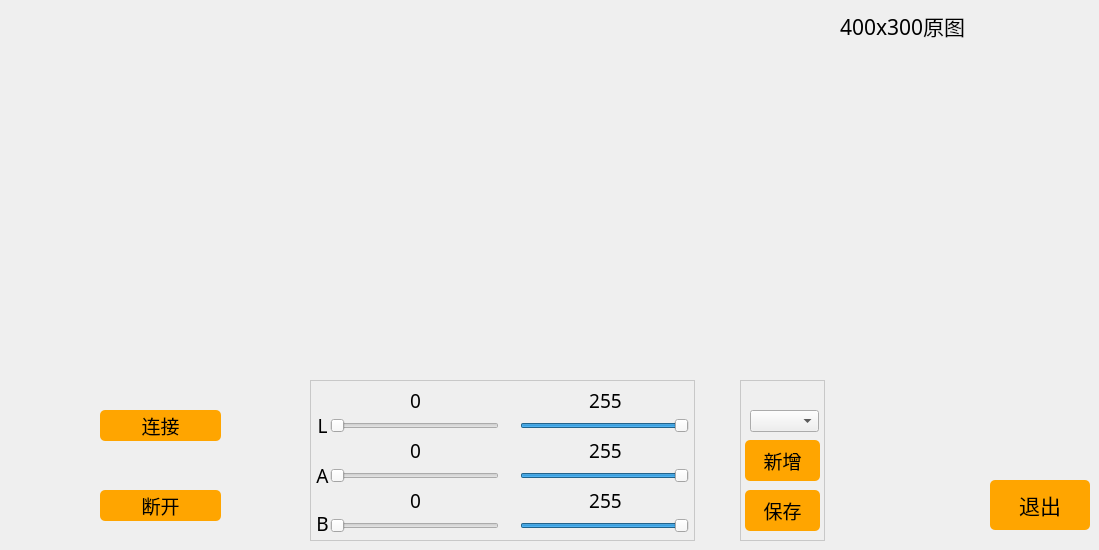
   <widget class="QWidget" name="tab">
    <attribute name="title">
     <string>摄像头工具</string>
    </attribute>
    <widget class="QLabel" name="label_8">
     <property name="geometry">
      <rect>
       <x>840</x>
       <y>10</y>
       <width>161</width>
       <height>31</height>
      </rect>
     </property>
     <property name="font">
      <font>
       <family>黑体</family>
       <pointsize>16</pointsize>
      </font>
     </property>
     <property name="text">
      <string>400x300原图</string>
     </property>
    </widget>
    <widget class="QWidget" name="widget_12" native="true">
     <property name="geometry">
      <rect>
       <x>310</x>
       <y>380</y>
       <width>385</width>
       <height>161</height>
      </rect>
     </property>
     <property name="styleSheet">
      <string notr="true">#widget_12 {border:1px solid #242424;
border-color: rgb(200, 200, 200);}</string>
     </property>
     <widget class="QLabel" name="label_25">
      <property name="geometry">
       <rect>
        <x>5</x>
        <y>30</y>
        <width>15</width>
        <height>31</height>
       </rect>
      </property>
      <property name="font">
       <font>
        <family>黑体</family>
        <pointsize>14</pointsize>
       </font>
      </property>
      <property name="text">
       <string>L</string>
      </property>
      <property name="alignment">
       <set>Qt::AlignCenter</set>
      </property>
     </widget>
     <widget class="QLabel" name="label_26">
      <property name="geometry">
       <rect>
        <x>5</x>
        <y>80</y>
        <width>15</width>
        <height>31</height>
       </rect>
      </property>
      <property name="font">
       <font>
        <family>黑体</family>
        <pointsize>14</pointsize>
       </font>
      </property>
      <property name="text">
       <string>A</string>
      </property>
      <property name="alignment">
       <set>Qt::AlignCenter</set>
      </property>
     </widget>
     <widget class="QLabel" name="label_27">
      <property name="geometry">
       <rect>
        <x>5</x>
        <y>133</y>
        <width>15</width>
        <height>21</height>
       </rect>
      </property>
      <property name="font">
       <font>
        <family>黑体</family>
        <pointsize>14</pointsize>
       </font>
      </property>
      <property name="text">
       <string>B</string>
      </property>
      <property name="alignment">
       <set>Qt::AlignCenter</set>
      </property>
     </widget>
     <widget class="QSlider" name="horizontalSlider_LMin">
      <property name="geometry">
       <rect>
        <x>20</x>
        <y>35</y>
        <width>169</width>
        <height>22</height>
       </rect>
      </property>
      <property name="maximum">
       <number>255</number>
      </property>
      <property name="pageStep">
       <number>1</number>
      </property>
      <property name="orientation">
       <enum>Qt::Horizontal</enum>
      </property>
     </widget>
     <widget class="QSlider" name="horizontalSlider_AMin">
      <property name="geometry">
       <rect>
        <x>20</x>
        <y>85</y>
        <width>169</width>
        <height>22</height>
       </rect>
      </property>
      <property name="maximum">
       <number>255</number>
      </property>
      <property name="pageStep">
       <number>1</number>
      </property>
      <property name="orientation">
       <enum>Qt::Horizontal</enum>
      </property>
     </widget>
     <widget class="QSlider" name="horizontalSlider_BMin">
      <property name="geometry">
       <rect>
        <x>20</x>
        <y>135</y>
        <width>169</width>
        <height>22</height>
       </rect>
      </property>
      <property name="maximum">
       <number>255</number>
      </property>
      <property name="pageStep">
       <number>1</number>
      </property>
      <property name="orientation">
       <enum>Qt::Horizontal</enum>
      </property>
     </widget>
     <widget class="QLabel" name="label_LMin">
      <property name="geometry">
       <rect>
        <x>80</x>
        <y>10</y>
        <width>51</width>
        <height>20</height>
       </rect>
      </property>
      <property name="font">
       <font>
        <family>黑体</family>
        <pointsize>14</pointsize>
       </font>
      </property>
      <property name="text">
       <string>0</string>
      </property>
      <property name="alignment">
       <set>Qt::AlignCenter</set>
      </property>
     </widget>
     <widget class="QLabel" name="label_AMin">
      <property name="geometry">
       <rect>
        <x>80</x>
        <y>60</y>
        <width>51</width>
        <height>21</height>
       </rect>
      </property>
      <property name="font">
       <font>
        <family>黑体</family>
        <pointsize>14</pointsize>
       </font>
      </property>
      <property name="text">
       <string>0</string>
      </property>
      <property name="alignment">
       <set>Qt::AlignCenter</set>
      </property>
     </widget>
     <widget class="QLabel" name="label_BMin">
      <property name="geometry">
       <rect>
        <x>80</x>
        <y>110</y>
        <width>51</width>
        <height>21</height>
       </rect>
      </property>
      <property name="font">
       <font>
        <family>黑体</family>
        <pointsize>14</pointsize>
       </font>
      </property>
      <property name="text">
       <string>0</string>
      </property>
      <property name="alignment">
       <set>Qt::AlignCenter</set>
      </property>
     </widget>
     <widget class="QSlider" name="horizontalSlider_LMax">
      <property name="geometry">
       <rect>
        <x>210</x>
        <y>35</y>
        <width>169</width>
        <height>22</height>
       </rect>
      </property>
      <property name="maximum">
       <number>255</number>
      </property>
      <property name="pageStep">
       <number>1</number>
      </property>
      <property name="value">
       <number>255</number>
      </property>
      <property name="orientation">
       <enum>Qt::Horizontal</enum>
      </property>
     </widget>
     <widget class="QSlider" name="horizontalSlider_AMax">
      <property name="geometry">
       <rect>
        <x>210</x>
        <y>85</y>
        <width>169</width>
        <height>22</height>
       </rect>
      </property>
      <property name="maximum">
       <number>255</number>
      </property>
      <property name="pageStep">
       <number>1</number>
      </property>
      <property name="value">
       <number>255</number>
      </property>
      <property name="orientation">
       <enum>Qt::Horizontal</enum>
      </property>
     </widget>
     <widget class="QSlider" name="horizontalSlider_BMax">
      <property name="geometry">
       <rect>
        <x>210</x>
        <y>135</y>
        <width>169</width>
        <height>22</height>
       </rect>
      </property>
      <property name="maximum">
       <number>255</number>
      </property>
      <property name="pageStep">
       <number>1</number>
      </property>
      <property name="value">
       <number>255</number>
      </property>
      <property name="orientation">
       <enum>Qt::Horizontal</enum>
      </property>
     </widget>
     <widget class="QLabel" name="label_LMax">
      <property name="geometry">
       <rect>
        <x>270</x>
        <y>10</y>
        <width>51</width>
        <height>20</height>
       </rect>
      </property>
      <property name="font">
       <font>
        <family>黑体</family>
        <pointsize>14</pointsize>
       </font>
      </property>
      <property name="text">
       <string>255</string>
      </property>
      <property name="alignment">
       <set>Qt::AlignCenter</set>
      </property>
     </widget>
     <widget class="QLabel" name="label_AMax">
      <property name="geometry">
       <rect>
        <x>270</x>
        <y>60</y>
        <width>51</width>
        <height>20</height>
       </rect>
      </property>
      <property name="font">
       <font>
        <family>黑体</family>
        <pointsize>14</pointsize>
       </font>
      </property>
      <property name="text">
       <string>255</string>
      </property>
      <property name="alignment">
       <set>Qt::AlignCenter</set>
      </property>
     </widget>
     <widget class="QLabel" name="label_BMax">
      <property name="geometry">
       <rect>
        <x>270</x>
        <y>110</y>
        <width>51</width>
        <height>20</height>
       </rect>
      </property>
      <property name="font">
       <font>
        <family>黑体</family>
        <pointsize>14</pointsize>
       </font>
      </property>
      <property name="text">
       <string>255</string>
      </property>
      <property name="alignment">
       <set>Qt::AlignCenter</set>
      </property>
     </widget>
    </widget>
    <widget class="QWidget" name="widget_15" native="true">
     <property name="geometry">
      <rect>
       <x>740</x>
       <y>380</y>
       <width>85</width>
       <height>161</height>
      </rect>
     </property>
     <property name="styleSheet">
      <string notr="true">#widget_15 {border:1px solid #242424;
border-color: rgb(200, 200, 200);}</string>
     </property>
     <widget class="QComboBox" name="comboBox_color">
      <property name="geometry">
       <rect>
        <x>10</x>
        <y>30</y>
        <width>69</width>
        <height>22</height>
       </rect>
      </property>
     </widget>
     <widget class="QPushButton" name="pushButton_labWrite">
      <property name="geometry">
       <rect>
        <x>5</x>
        <y>110</y>
        <width>75</width>
        <height>41</height>
       </rect>
      </property>
      <property name="font">
       <font>
        <family>黑体</family>
        <pointsize>14</pointsize>
       </font>
      </property>
      <property name="styleSheet">
       <string notr="true">QPushButton{background-color: rgb(255, 165, 0);}
QPushButton:hover{background-color:  rgb(255, 210, 0);}
QPushButton{border-radius:5px;}</string>
      </property>
      <property name="text">
       <string>保存</string>
      </property>
     </widget>
     <widget class="QPushButton" name="pushButton_addcolor">
      <property name="geometry">
       <rect>
        <x>5</x>
        <y>60</y>
        <width>75</width>
        <height>41</height>
       </rect>
      </property>
      <property name="font">
       <font>
        <family>黑体</family>
        <pointsize>14</pointsize>
       </font>
      </property>
      <property name="styleSheet">
       <string notr="true">QPushButton{background-color: rgb(255, 165, 0);}
QPushButton:hover{background-color:  rgb(255, 210, 0);}
QPushButton{border-radius:5px;}</string>
      </property>
      <property name="text">
       <string>新增</string>
      </property>
     </widget>
    </widget>
    <widget class="QPushButton" name="pushButton_connect">
     <property name="geometry">
      <rect>
       <x>100</x>
       <y>410</y>
       <width>121</width>
       <height>31</height>
      </rect>
     </property>
     <property name="font">
      <font>
       <family>黑体</family>
       <pointsize>14</pointsize>
      </font>
     </property>
     <property name="styleSheet">
      <string notr="true">QPushButton{background-color: rgb(255, 165, 0);}
QPushButton:hover{background-color:  rgb(255, 210, 0);}
QPushButton{border-radius:5px;}</string>
     </property>
     <property name="text">
      <string>连接</string>
     </property>
    </widget>
    <widget class="QLabel" name="label_process">
     <property name="geometry">
      <rect>
       <x>120</x>
       <y>50</y>
       <width>400</width>
       <height>300</height>
      </rect>
     </property>
     <property name="text">
      <string/>
     </property>
    </widget>
    <widget class="QLabel" name="label_orign">
     <property name="geometry">
      <rect>
       <x>680</x>
       <y>50</y>
       <width>400</width>
       <height>300</height>
      </rect>
     </property>
     <property name="text">
      <string/>
     </property>
    </widget>
    <widget class="QPushButton" name="pushButton_disconnect">
     <property name="geometry">
      <rect>
       <x>100</x>
       <y>490</y>
       <width>121</width>
       <height>31</height>
      </rect>
     </property>
     <property name="font">
      <font>
       <family>黑体</family>
       <pointsize>14</pointsize>
      </font>
     </property>
     <property name="styleSheet">
      <string notr="true">QPushButton{background-color: rgb(255, 165, 0);}
QPushButton:hover{background-color:  rgb(255, 210, 0);}
QPushButton{border-radius:5px;}</string>
     </property>
     <property name="text">
      <string>断开</string>
     </property>
    </widget>
    <widget class="QPushButton" name="pushButton_quit2_2">
     <property name="geometry">
      <rect>
       <x>990</x>
       <y>480</y>
       <width>100</width>
       <height>50</height>
      </rect>
     </property>
     <property name="font">
      <font>
       <family>黑体</family>
       <pointsize>16</pointsize>
      </font>
     </property>
     <property name="styleSheet">
      <string notr="true">QPushButton{background-color: rgb(255, 165, 0);}
QPushButton:hover{background-color:  rgb(255, 210, 0);}
QPushButton{border-radius:5px;}</string>
     </property>
     <property name="text">
      <string>退出</string>
     </property>
    </widget>
    <zorder>widget_15</zorder>
    <zorder>widget_12</zorder>
    <zorder>label_8</zorder>
    <zorder>pushButton_connect</zorder>
    <zorder>label_process</zorder>
    <zorder>label_orign</zorder>
    <zorder>pushButton_disconnect</zorder>
    <zorder>pushButton_quit2_2</zorder>
   </widget>
